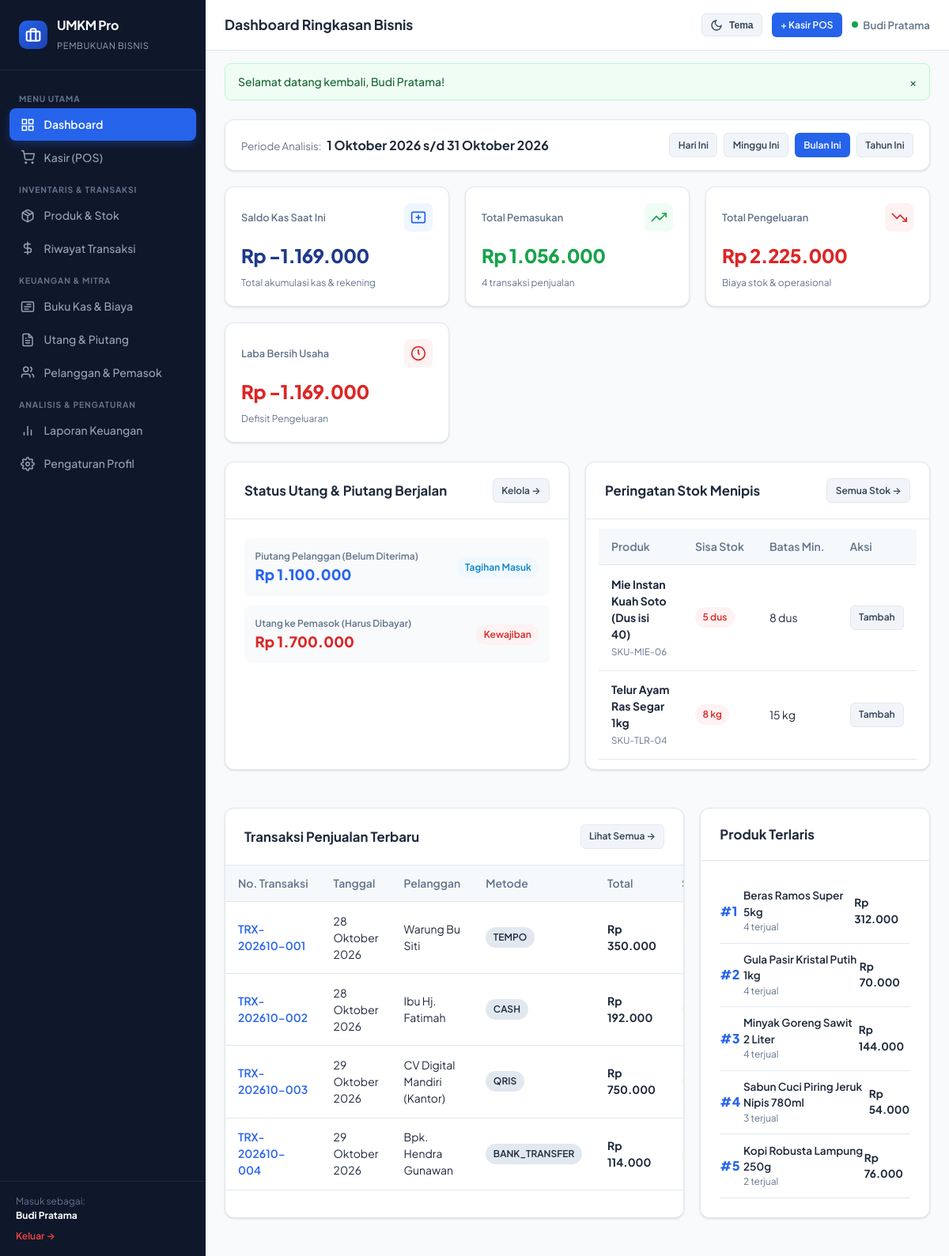
/dashboard.php (signed in), run on the app's committed database.
### tables this page shows
CREATE TABLE products (
    id INT AUTO_INCREMENT PRIMARY KEY,
    user_id INT NOT NULL,
    category_id INT NULL,
    sku VARCHAR(60) NOT NULL,
    name VARCHAR(150) NOT NULL,
    description TEXT NULL,
    cost_price DECIMAL(15,2) NOT NULL DEFAULT 0.00,
    selling_price DECIMAL(15,2) NOT NULL DEFAULT 0.00,
    stock INT NOT NULL DEFAULT 0,
    min_stock INT NOT NULL DEFAULT 5,
    unit VARCHAR(30) DEFAULT 'pcs',
    image_url VARCHAR(255) NULL,
    status ENUM('active', 'archived') DEFAULT 'active',
    created_at TIMESTAMP DEFAULT CURRENT_TIMESTAMP,
    updated_at TIMESTAMP DEFAULT CURRENT_TIMESTAMP ON UPDATE CURRENT_TIMESTAMP,
    FOREIGN KEY (user_id) REFERENCES users(id) ON DELETE CASCADE,
    FOREIGN KEY (category_id) REFERENCES categories(id) ON DELETE SET NULL,
    UNIQUE KEY uk_user_sku (user_id, sku),
    INDEX idx_prod_user (user_id),
    INDEX idx_prod_stock (stock),
    INDEX idx_prod_min_stock (min_stock)
);

CREATE TABLE transactions (
    id INT AUTO_INCREMENT PRIMARY KEY,
    user_id INT NOT NULL,
    transaction_number VARCHAR(50) NOT NULL,
    type ENUM('sale', 'purchase') NOT NULL,
    date DATE NOT NULL,
    customer_id INT NULL,
    supplier_id INT NULL,
    subtotal DECIMAL(15,2) NOT NULL DEFAULT 0.00,
    discount DECIMAL(15,2) NOT NULL DEFAULT 0.00,
    total_amount DECIMAL(15,2) NOT NULL DEFAULT 0.00,
    total_cost DECIMAL(15,2) NOT NULL DEFAULT 0.00,
    payment_method ENUM('cash', 'bank_transfer', 'qris', 'tempo', 'other') NOT NULL DEFAULT 'cash',
    payment_status ENUM('paid', 'partial', 'unpaid') NOT NULL DEFAULT 'paid',
    paid_amount DECIMAL(15,2) NOT NULL DEFAULT 0.00,
    change_amount DECIMAL(15,2) NOT NULL DEFAULT 0.00,
    status ENUM('completed', 'cancelled') DEFAULT 'completed',
    notes TEXT NULL,
    created_at TIMESTAMP DEFAULT CURRENT_TIMESTAMP,
    updated_at TIMESTAMP DEFAULT CURRENT_TIMESTAMP ON UPDATE CURRENT_TIMESTAMP,
    FOREIGN KEY (user_id) REFERENCES users(id) ON DELETE CASCADE,
    FOREIGN KEY (customer_id) REFERENCES customers(id) ON DELETE SET NULL,
    FOREIGN KEY (supplier_id) REFERENCES suppliers(id) ON DELETE SET NULL,
    UNIQUE KEY uk_trx_num (user_id, transaction_number),
    INDEX idx_trx_user_date (user_id, date),
    INDEX idx_trx_type (type),
    INDEX idx_trx_status (status)
);

CREATE TABLE customers (
    id INT AUTO_INCREMENT PRIMARY KEY,
    user_id INT NOT NULL,
    name VARCHAR(120) NOT NULL,
    phone VARCHAR(30) NULL,
    email VARCHAR(120) NULL,
    address TEXT NULL,
    total_receivable DECIMAL(15,2) DEFAULT 0.00,
    notes TEXT NULL,
    created_at TIMESTAMP DEFAULT CURRENT_TIMESTAMP,
    updated_at TIMESTAMP DEFAULT CURRENT_TIMESTAMP ON UPDATE CURRENT_TIMESTAMP,
    FOREIGN KEY (user_id) REFERENCES users(id) ON DELETE CASCADE,
    INDEX idx_cust_user (user_id),
    INDEX idx_cust_phone (phone)
);

### dashboard.php (the view, shortened to what the rows shown need)
<?php
require_once __DIR__ . '/helpers/functions.php';
$pdo = Database::getConnection();
$user = currentUser();
$userId = $user['id'];
$stmtLowStock = $pdo->prepare("SELECT * FROM products WHERE user_id = ? AND stock <= min_stock AND status = 'active' ORDER BY stock ASC LIMIT 5");
$stmtLowStock->execute([$userId]);
$lowStockProducts = $stmtLowStock->fetchAll();
$stmtRecent = $pdo->prepare("SELECT t.*, c.name as customer_name FROM transactions t LEFT JOIN customers c ON t.customer_id = c.id WHERE t.user_id = ? ORDER BY t.created_at DESC LIMIT 6");
$stmtRecent->execute([$userId]);
$recentTransactions = $stmtRecent->fetchAll();
require_once __DIR__ . '/includes/header.php';
require_once __DIR__ . '/includes/sidebar.php';
require_once __DIR__ . '/includes/navbar.php';
?>
<div style="display: grid; grid-template-columns: repeat(auto-fit, minmax(300px, 1fr)); gap: 1.25rem; margin-bottom: 1.5rem;">
    <div class="card">
        <div class="card-body" style="padding: 0.75rem 1rem;">
            <?php if (empty($lowStockProducts)): ?>
                <div style="text-align: center; padding: 1.5rem; color: var(--text-muted); font-size: 0.85rem;">
                    Semua stok produk dalam kondisi aman di atas batas minimum.
                </div>
            <?php else: ?>
                <div class="table-responsive">
                    <table class="table">
                        <thead>
                            <tr>
                                <th>Produk</th>
                                <th>Sisa Stok</th>
                                <th>Batas Min.</th>
                                <th>Aksi</th>
                            </tr>
                        </thead>
                        <tbody>
                            <?php foreach ($lowStockProducts as $p): ?>
                            <tr>
                                <td><strong><?= htmlspecialchars($p['name']) ?></strong><br><small style="color: var(--text-muted);"><?= htmlspecialchars($p['sku']) ?></small></td>
                                <td><span class="badge badge-danger"><?= $p['stock'] ?> <?= htmlspecialchars($p['unit']) ?></span></td>
                                <td><?= $p['min_stock'] ?> <?= htmlspecialchars($p['unit']) ?></td>
                                <td><a href="pages/products.php?action=edit&id=<?= $p['id'] ?>" class="btn btn-sm btn-secondary">Tambah</a></td>
                            </tr>
                            <?php endforeach; ?>
                        </tbody>
                    </table>
                </div>
            <?php endif; ?>
        </div>
    </div>
</div>
<div style="display: grid; grid-template-columns: 2fr 1fr; gap: 1.25rem;">
    <div class="card">
        <div class="card-body" style="padding: 0;">
            <div class="table-responsive">
                <table class="table">
                    <thead>
                        <tr>
                            <th>No. Transaksi</th>
                            <th>Tanggal</th>
                            <th>Pelanggan</th>
                            <th>Metode</th>
                            <th>Total</th>
                            <th>Status</th>
                        </tr>
                    </thead>
                    <tbody>
                        <?php if (empty($recentTransactions)): ?>
                            <tr><td colspan="6" style="text-align: center; padding: 1.5rem; color: var(--text-muted);">Belum ada transaksi pada periode ini.</td></tr>
                        <?php else: ?>
                            <?php foreach ($recentTransactions as $t): ?>
                            <tr>
                                <td><a href="pages/receipt.php?id=<?= $t['id'] ?>" style="font-weight: 600; color: var(--accent-blue); text-decoration: none;"><?= htmlspecialchars($t['transaction_number']) ?></a></td>
                                <td><?= formatDateIndo($t['date']) ?></td>
                                <td><?= htmlspecialchars($t['customer_name'] ?? 'Pelanggan Umum') ?></td>
                                <td><span class="badge badge-navy"><?= strtoupper($t['payment_method']) ?></span></td>
                                <td><strong><?= formatRupiah($t['total_amount']) ?></strong></td>
                                <td>
                                    <?php if ($t['payment_status'] === 'paid'): ?>
                                        <span class="badge badge-success">Lunas</span>
                                    <?php else: ?>
                                        <span class="badge badge-warning">Tempo</span>
                                    <?php endif; ?>
                                </td>
                            </tr>
                            <?php endforeach; ?>
                        <?php endif; ?>
                    </tbody>
                </table>
            </div>
        </div>
    </div>
</div>
<?php require_once __DIR__ . '/includes/footer.php'; ?>

### data on the page
products: name "Mie Instan Kuah Soto (Dus isi 40)", sku "SKU-MIE-06", stock "5", unit "dus", min_stock "8"
products: name "Telur Ayam Ras Segar 1kg", sku "SKU-TLR-04", stock "8", unit "kg", min_stock "15"
transactions: transaction_number "TRX-202610-001", date "28 Oktober 2026", customer.name "Warung Bu Siti", payment_method "TEMPO", total_amount "Rp 350.000"
transactions: transaction_number "TRX-202610-002", date "28 Oktober 2026", customer.name "Ibu Hj. Fatimah", payment_method "CASH", total_amount "Rp 192.000"
transactions: transaction_number "TRX-202610-003", date "29 Oktober 2026", customer.name "CV Digital Mandiri (Kantor)", payment_method "QRIS", total_amount "Rp 750.000"
transactions: transaction_number "TRX-202610-004", date "29 Oktober 2026", customer.name "Bpk. Hendra Gunawan", payment_method "BANK_TRANSFER", total_amount "Rp 114.000"

### other printed values
$user['name'] "Budi Pratama"
$pageTitle "Dashboard Ringkasan Bisnis"
$flash['message'] "Selamat datang kembali, Budi Pratama!"
formatRupiah($cashBalance) "Rp -1.169.000"
formatRupiah($totalIncome) "Rp 1.056.000"
$totalTransactions "4"
formatRupiah($totalExpense) "Rp 2.225.000"
formatRupiah($netProfit) "Rp -1.169.000"
formatRupiah($totalReceivable) "Rp 1.100.000"
formatRupiah($totalPayable) "Rp 1.700.000"
$tp['product_name'] "Beras Ramos Super 5kg"
$tp['total_qty'] "4"
formatRupiah($tp['total_sales']) "Rp 312.000"
$tp['product_name'] "Gula Pasir Kristal Putih 1kg"
formatRupiah($tp['total_sales']) "Rp 70.000"
